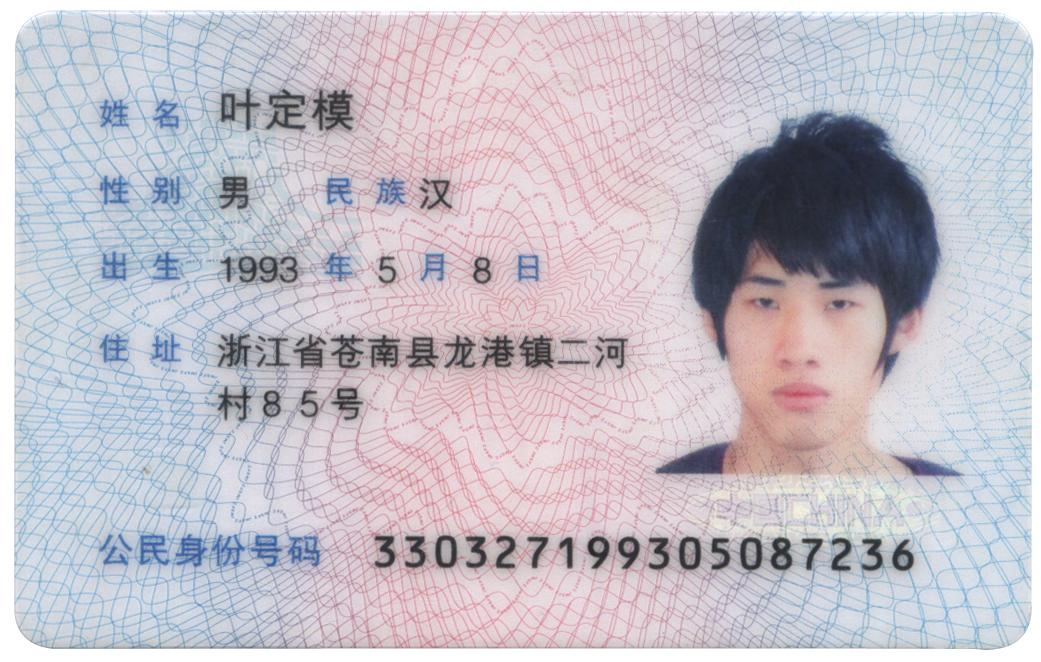
%> input picture 岳让身份证识别/02project/ID1.jpg, 1041 x 662 px
$ octave --eval "result = imagebw(imread('ID1.jpg'));"   (GNU Octave 9; MATLAB toolbox functions it lacks are replaced by stand-ins)
%> lines starting %> are read from the running program, lines starting %| are printed output that depends on the picture; in (x1, y1, x2, y2) boxes, pixels count from 0 and x2, y2 are one past the last pixel; in counts of white or black regions, pixels touching at a corner belong together; the program's own positions count from 1
function J = imagebw(input)
  %%input为待处理图像，J为输出二值化的图
%参考文献[1] Otsu, N., "A Threshold Selection Method from Gray-Level Histograms,
%" IEEE Transactions on Systems, Man, and Cybernetics, Vol. 9, No. 1, 1979, pp. 62-66.
%运用直方图信息选取门限，而后二值化
I = im2uint8(input(:));  %%强制变成uint8类型--并且是向量型
num_graylevel = 256;  %灰度级为256
gray_nums = imhist(I,num_graylevel);  %原图中的各个灰度级的频数
%> gray_nums = 256 values, max 87722 at index 256, min 0 at index 1, mean 8075.9
probability = gray_nums / sum(gray_nums);  %每个灰度级出现的概率
%> probability = 256 values, max 0.0424 at index 256, min 0 at index 1, mean 0.00391
accu = cumsum(probability);  %求小于各个概率的累积概率
%> accu = 256 values from 0 to 1
a_num = cumsum(probability .* (1:num_graylevel)'); %得到小于各个灰度级的像素累积数量
%> a_num = 256 values from 0 to 197
a_numlast = a_num(end); %a_num向量的最后一个数，指的是（灰度级*对应的概率）的总和
%> a_numlast = 197
sigma_b_squared = (a_numlast * accu - a_num).^2 ./ (accu .* (1 - accu));
maxval = max(sigma_b_squared);    %取得最大值
%> maxval = 1455
isfinite_maxval = isfinite(maxval);  %排除病态
%> isfinite_maxval = true
  if isfinite_maxval
    idx = mean(find(sigma_b_squared == maxval));
%> idx = 146
    % Normalize the threshold to the range [0, 1].
    threshold = (idx - 1) / ( num_graylevel - 1); %计算门限
%> threshold = 0.569
  else
    threshold = 0.0;%倘若是病态，门限为零
  end
  J=im2bw(input,threshold);      %二值化
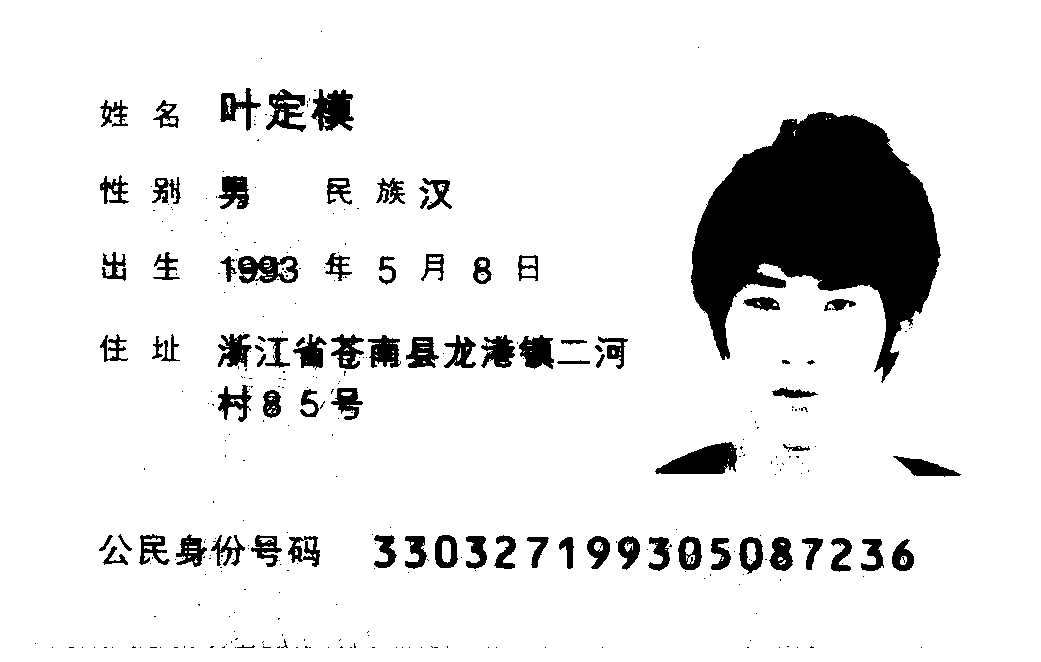
%> J: size 662x1041 logical; 90% white; 334 black regions (251 under 20 px), largest, box (x1, y1, x2, y2) and area: (691, 112, 941, 383) 36710, (655, 442, 737, 474) 1657, (311, 89, 354, 131) 1192

$ run again, on 岳让身份证识别/02project/ID2.jpg
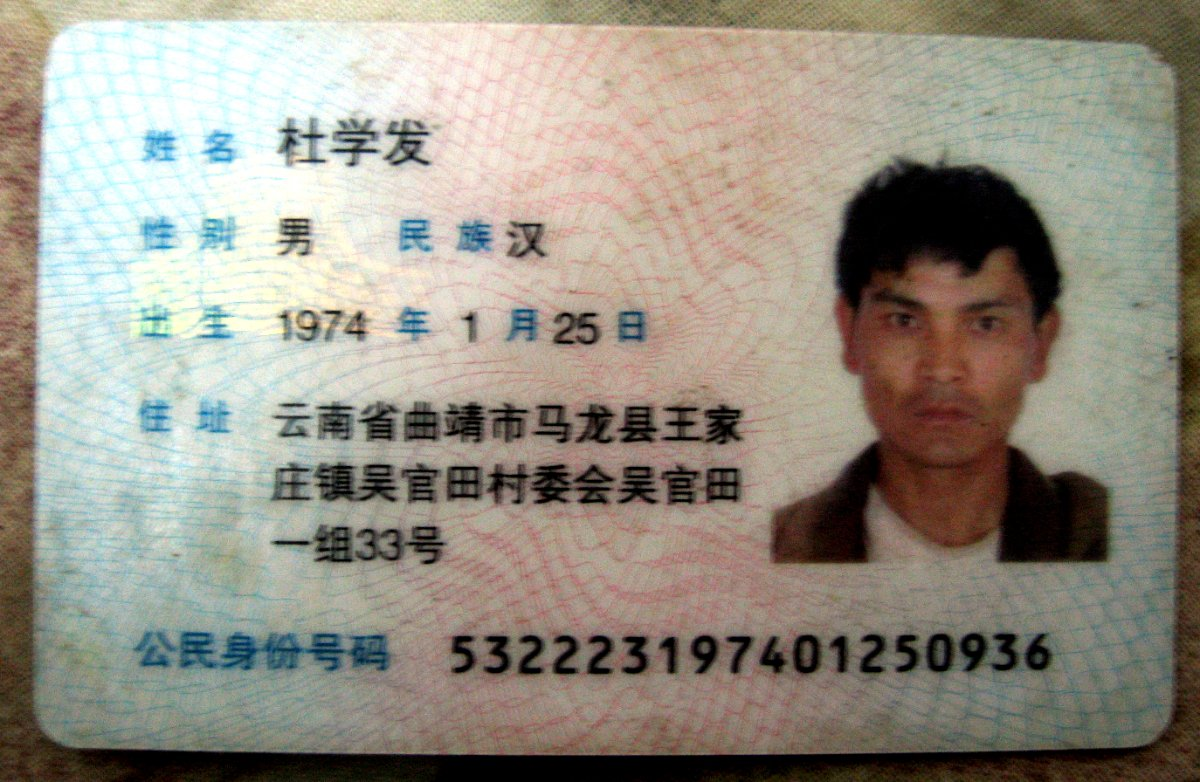
%> input picture 岳让身份证识别/02project/ID2.jpg, 1200 x 782 px
%> gray_nums = 256 values, max 73771 at index 1, min 3981 at index 20, mean 10996.9
%> probability = 256 values, max 0.0262 at index 1, min 0.00141 at index 20, mean 0.00391
%> accu = 256 values from 0.0262 to 1
%> a_num = 256 values from 0.0262 to 143
%> a_numlast = 143
%> sigma_b_squared = 256 values, max 2920 at index 126, min -3.64e-12 at index 256, mean 2125
%> maxval = 2920
%> isfinite_maxval = true
%> idx = 126
%> threshold = 0.49
%> in imagebw, `J=im2bw(input,threshold);`:
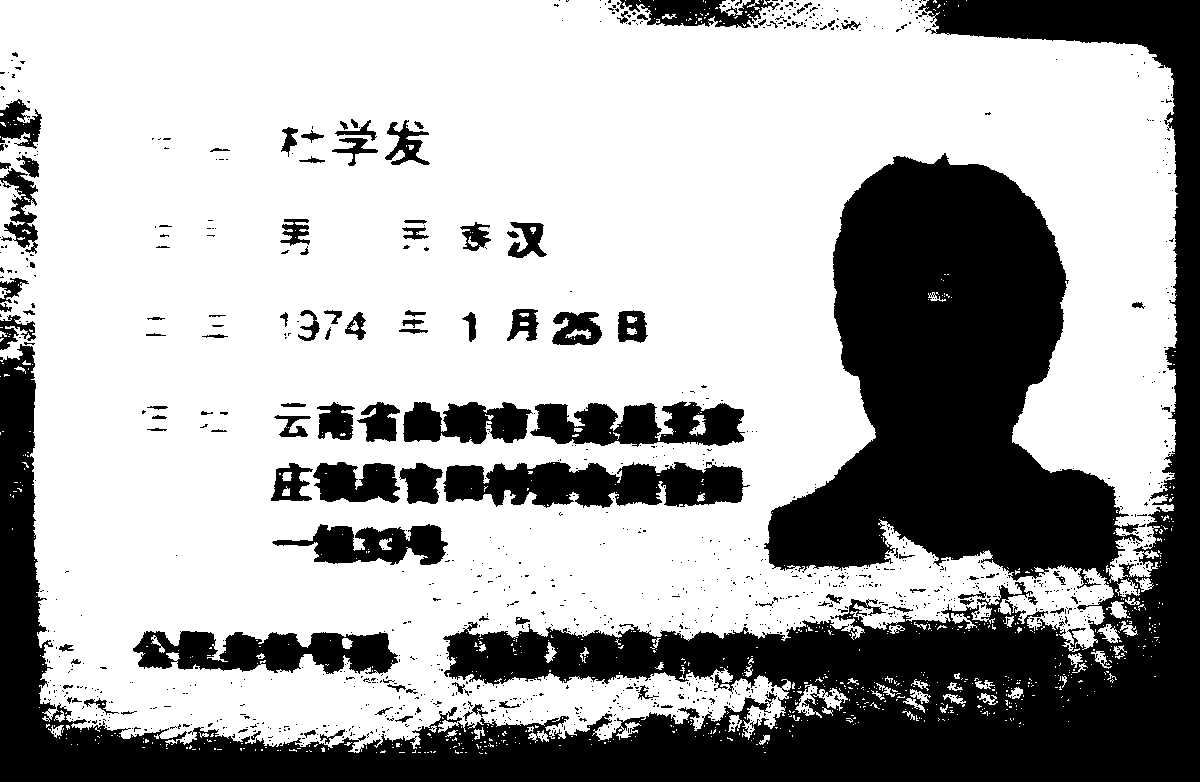
%> J: size 782x1200 logical; 66.8% white; 1212 black regions (1095 under 20 px), largest, box (x1, y1, x2, y2) and area: (0, 0, 1200, 782) 251627, (443, 462, 750, 508) 10256, (133, 631, 398, 674) 7719

$ run again, on 岳让身份证识别/02project/ID3.jpg
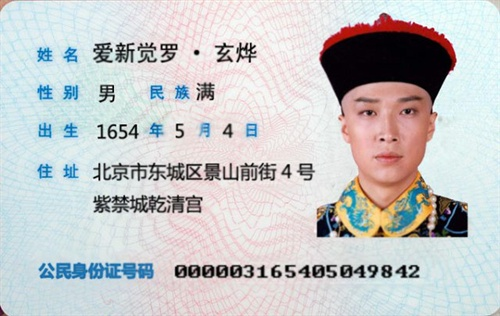
%> input picture 岳让身份证识别/02project/ID3.jpg, 500 x 316 px
%> gray_nums = 256 values, max 12259 at index 230, min 247 at index 37, mean 1851.6
%> probability = 256 values, max 0.0259 at index 230, min 0.000521 at index 37, mean 0.00391
%> accu = 256 values from 0.0059 to 1
%> a_num = 256 values from 0.0059 to 199.8
%> a_numlast = 199.8
%> maxval = 3316.3
%> isfinite_maxval = true
%> idx = 140
%> threshold = 0.545
%> in imagebw, `J=im2bw(input,threshold);`:
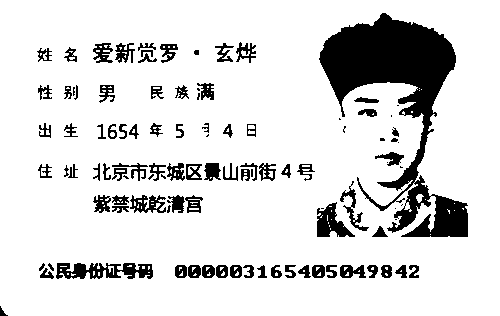
%> J: size 316x500 logical; 85.9% white; 104 black regions (21 under 20 px), largest, box (x1, y1, x2, y2) and area: (319, 13, 468, 237) 11842, (56, 263, 153, 279) 1014, (317, 202, 355, 237) 676

$ run again, on 岳让身份证识别/02project/ID4.jpg
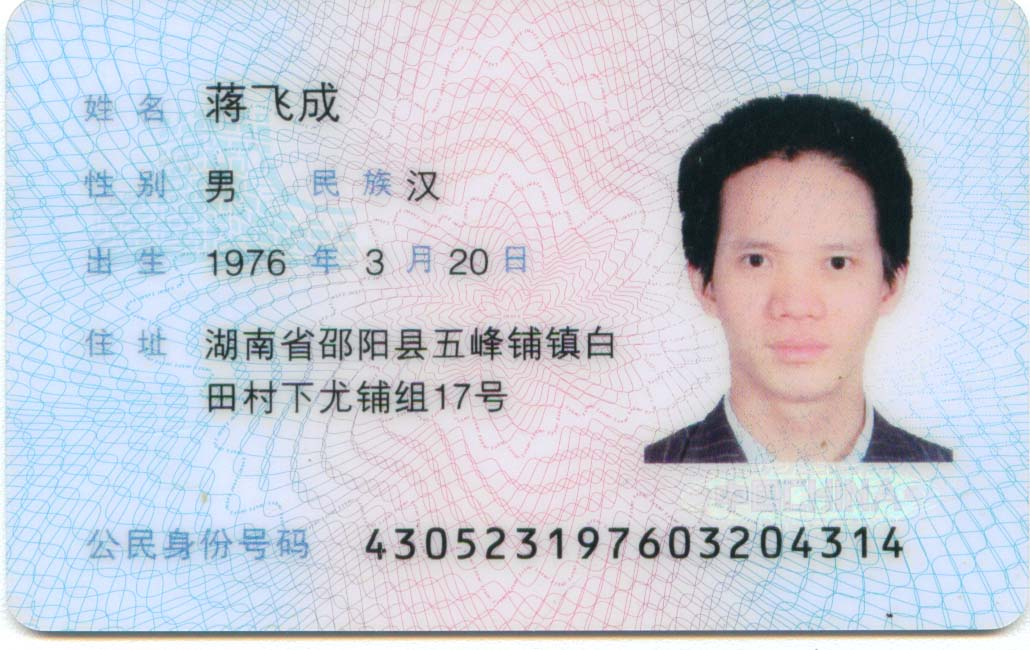
%> input picture 岳让身份证识别/02project/ID4.jpg, 1030 x 650 px
%> gray_nums = 256 values, max 81430 at index 256, min 0 at index 1, mean 7845.7
%> probability = 256 values, max 0.0405 at index 256, min 0 at index 1, mean 0.00391
%> accu = 256 values from 0 to 1
%> a_num = 256 values from 0 to 208.1
%> a_numlast = 208.1
%> maxval = 1570.5
%> isfinite_maxval = true
%> idx = 147
%> threshold = 0.573
%> in imagebw, `J=im2bw(input,threshold);`:
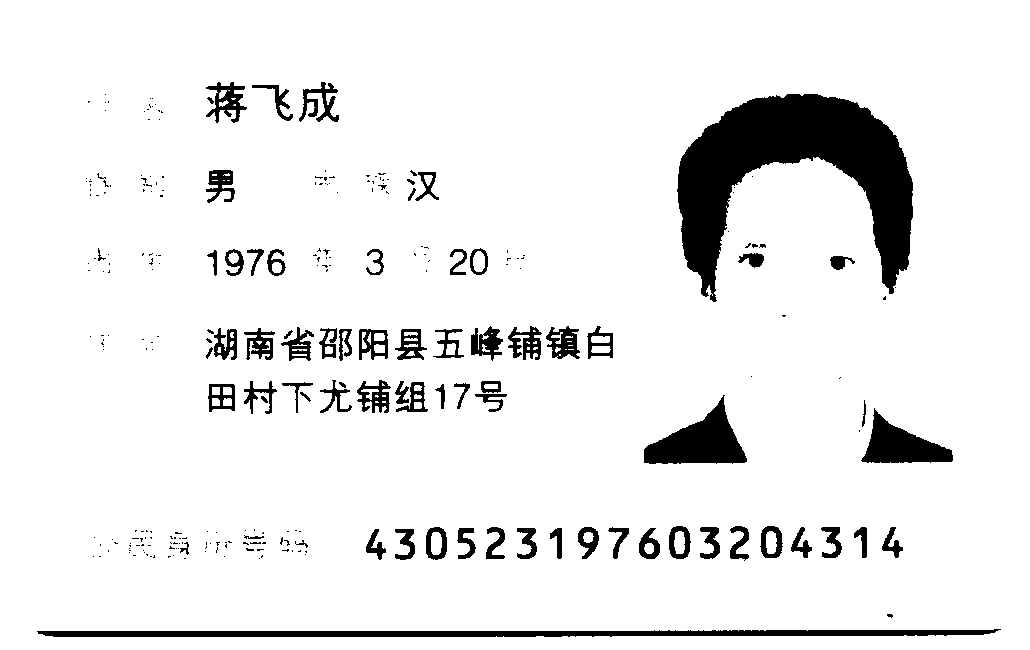
%> J: size 650x1030 logical; 92.1% white; 275 black regions (200 under 20 px), largest, box (x1, y1, x2, y2) and area: (677, 94, 913, 302) 21971, (37, 629, 1001, 637) 5484, (644, 395, 747, 464) 3546
